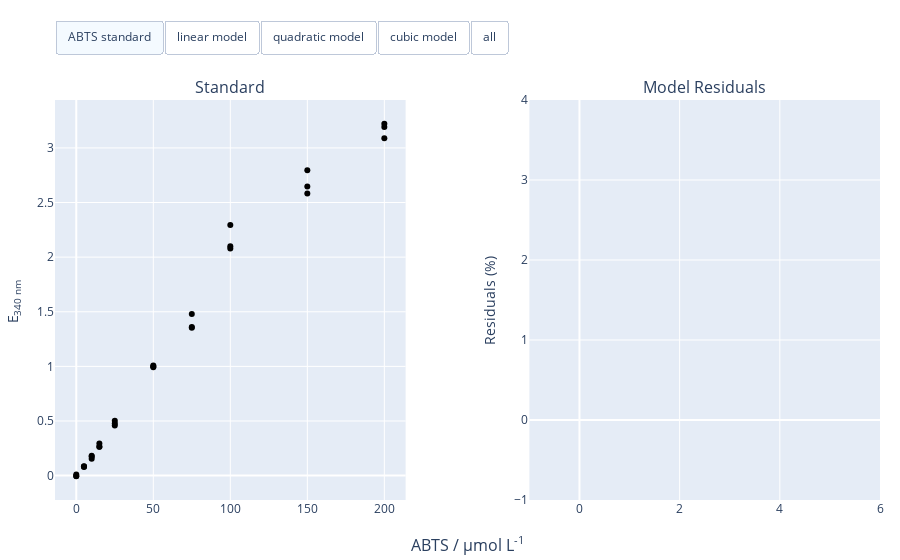

The notebook cell this image was saved under:
### Code cell
# Visualize fitted calibration models
abts_calibration.visualize()

### Figure 1 — Plotly figure (JSON) as saved in the notebook; plotly's stock layout.template omitted (floating-point values rounded to 4 significant figures; data arrays with more than 128 entries replaced by an {"elided": "..."} marker saying what was removed)
{"data": [{"customdata": ["ABTS standard"], "hovertemplate": "Signal: %{y:.2f}", "marker": {"color": "#000000"}, "mode": "markers", "name": "D1", "showlegend": false, "type": "scatter", "visible": true, "x": [0], "xaxis": "x", "y": [-0.00458], "yaxis": "y"}, {"customdata": ["ABTS standard"], "hovertemplate": "Signal: %{y:.2f}", "marker": {"color": "#000000"}, "mode": "markers", "name": "D2", "showlegend": false, "type": "scatter", "visible": true, "x": [5], "xaxis": "x", "y": [0.08642], "yaxis": "y"}, {"customdata": ["ABTS standard"], "hovertemplate": "Signal: %{y:.2f}", "marker": {"color": "#000000"}, "mode": "markers", "name": "D3", "showlegend": false, "type": "scatter", "visible": true, "x": [10], "xaxis": "x", "y": [0.1811], "yaxis": "y"}, {"customdata": ["ABTS standard"], "hovertemplate": "Signal: %{y:.2f}", "marker": {"color": "#000000"}, "mode": "markers", "name": "D4", "showlegend": false, "type": "scatter", "visible": true, "x": [15], "xaxis": "x", "y": [0.2944], "yaxis": "y"}, {"customdata": ["ABTS standard"], "hovertemplate": "Signal: %{y:.2f}", "marker": {"color": "#000000"}, "mode": "markers", "name": "D5", "showlegend": false, "type": "scatter", "visible": true, "x": [25], "xaxis": "x", "y": [0.5019], "yaxis": "y"}, {"customdata": ["ABTS standard"], "hovertemplate": "Signal: %{y:.2f}", "marker": {"color": "#000000"}, "mode": "markers", "name": "D6", "showlegend": false, "type": "scatter", "visible": true, "x": [50], "xaxis": "x", "y": [0.993], "yaxis": "y"}, {"customdata": ["ABTS standard"], "hovertemplate": "Signal: %{y:.2f}", "marker": {"color": "#000000"}, "mode": "markers", "name": "D7", "showlegend": false, "type": "scatter", "visible": true, "x": [75], "xaxis": "x", "y": [1.479], "yaxis": "y"}, {"customdata": ["ABTS standard"], "hovertemplate": "Signal: %{y:.2f}", "marker": {"color": "#000000"}, "mode": "markers", "name": "D8", "showlegend": false, "type": "scatter", "visible": true, "x": [100], "xaxis": "x", "y": [2.295], "yaxis": "y"}, {"customdata": ["ABTS standard"], "hovertemplate": "Signal: %{y:.2f}", "marker": {"color": "#000000"}, "mode": "markers", "name": "D9", "showlegend": false, "type": "scatter", "visible": true, "x": [150], "xaxis": "x", "y": [2.794], "yaxis": "y"}, {"customdata": ["ABTS standard"], "hovertemplate": "Signal: %{y:.2f}", "marker": {"color": "#000000"}, "mode": "markers", "name": "D10", "showlegend": false, "type": "scatter", "visible": true, "x": [200], "xaxis": "x", "y": [3.191], "yaxis": "y"}, {"customdata": ["ABTS standard"], "hovertemplate": "Signal: %{y:.2f}", "marker": {"color": "#000000"}, "mode": "markers", "name": "E1", "showlegend": false, "type": "scatter", "visible": true, "x": [0], "xaxis": "x", "y": [-0.005794], "yaxis": "y"}, {"customdata": ["ABTS standard"], "hovertemplate": "Signal: %{y:.2f}", "marker": {"color": "#000000"}, "mode": "markers", "name": "E2", "showlegend": false, "type": "scatter", "visible": true, "x": [5], "xaxis": "x", "y": [0.08417], "yaxis": "y"}, {"customdata": ["ABTS standard"], "hovertemplate": "Signal: %{y:.2f}", "marker": {"color": "#000000"}, "mode": "markers", "name": "E3", "showlegend": false, "type": "scatter", "visible": true, "x": [10], "xaxis": "x", "y": [0.1552], "yaxis": "y"}, {"customdata": ["ABTS standard"], "hovertemplate": "Signal: %{y:.2f}", "marker": {"color": "#000000"}, "mode": "markers", "name": "E4", "showlegend": false, "type": "scatter", "visible": true, "x": [15], "xaxis": "x", "y": [0.2632], "yaxis": "y"}, {"customdata": ["ABTS standard"], "hovertemplate": "Signal: %{y:.2f}", "marker": {"color": "#000000"}, "mode": "markers", "name": "E5", "showlegend": false, "type": "scatter", "visible": true, "x": [25], "xaxis": "x", "y": [0.4597], "yaxis": "y"}, {"customdata": ["ABTS standard"], "hovertemplate": "Signal: %{y:.2f}", "marker": {"color": "#000000"}, "mode": "markers", "name": "E6", "showlegend": false, "type": "scatter", "visible": true, "x": [50], "xaxis": "x", "y": [1.009], "yaxis": "y"}, {"customdata": ["ABTS standard"], "hovertemplate": "Signal: %{y:.2f}", "marker": {"color": "#000000"}, "mode": "markers", "name": "E7", "showlegend": false, "type": "scatter", "visible": true, "x": [75], "xaxis": "x", "y": [1.361], "yaxis": "y"}, {"customdata": ["ABTS standard"], "hovertemplate": "Signal: %{y:.2f}", "marker": {"color": "#000000"}, "mode": "markers", "name": "E8", "showlegend": false, "type": "scatter", "visible": true, "x": [100], "xaxis": "x", "y": [2.099], "yaxis": "y"}, {"customdata": ["ABTS standard"], "hovertemplate": "Signal: %{y:.2f}", "marker": {"color": "#000000"}, "mode": "markers", "name": "E9", "showlegend": false, "type": "scatter", "visible": true, "x": [150], "xaxis": "x", "y": [2.646], "yaxis": "y"}, {"customdata": ["ABTS standard"], "hovertemplate": "Signal: %{y:.2f}", "marker": {"color": "#000000"}, "mode": "markers", "name": "E10", "showlegend": false, "type": "scatter", "visible": true, "x": [200], "xaxis": "x", "y": [3.221], "yaxis": "y"}, {"customdata": ["ABTS standard"], "hovertemplate": "Signal: %{y:.2f}", "marker": {"color": "#000000"}, "mode": "markers", "name": "F1", "showlegend": false, "type": "scatter", "visible": true, "x": [0], "xaxis": "x", "y": [0.01037], "yaxis": "y"}, {"customdata": ["ABTS standard"], "hovertemplate": "Signal: %{y:.2f}", "marker": {"color": "#000000"}, "mode": "markers", "name": "F2", "showlegend": false, "type": "scatter", "visible": true, "x": [5], "xaxis": "x", "y": [0.07969], "yaxis": "y"}, {"customdata": ["ABTS standard"], "hovertemplate": "Signal: %{y:.2f}", "marker": {"color": "#000000"}, "mode": "markers", "name": "F3", "showlegend": false, "type": "scatter", "visible": true, "x": [10], "xaxis": "x", "y": [0.1742], "yaxis": "y"}, {"customdata": ["ABTS standard"], "hovertemplate": "Signal: %{y:.2f}", "marker": {"color": "#000000"}, "mode": "markers", "name": "F4", "showlegend": false, "type": "scatter", "visible": true, "x": [15], "xaxis": "x", "y": [0.2651], "yaxis": "y"}, {"customdata": ["ABTS standard"], "hovertemplate": "Signal: %{y:.2f}", "marker": {"color": "#000000"}, "mode": "markers", "name": "F5", "showlegend": false, "type": "scatter", "visible": true, "x": [25], "xaxis": "x", "y": [0.4769], "yaxis": "y"}, {"customdata": ["ABTS standard"], "hovertemplate": "Signal: %{y:.2f}", "marker": {"color": "#000000"}, "mode": "markers", "name": "F6", "showlegend": false, "type": "scatter", "visible": true, "x": [50], "xaxis": "x", "y": [1.0], "yaxis": "y"}, {"customdata": ["ABTS standard"], "hovertemplate": "Signal: %{y:.2f}", "marker": {"color": "#000000"}, "mode": "markers", "name": "F7", "showlegend": false, "type": "scatter", "visible": true, "x": [75], "xaxis": "x", "y": [1.354], "yaxis": "y"}, {"customdata": ["ABTS standard"], "hovertemplate": "Signal: %{y:.2f}", "marker": {"color": "#000000"}, "mode": "markers", "name": "F8", "showlegend": false, "type": "scatter", "visible": true, "x": [100], "xaxis": "x", "y": [2.08], "yaxis": "y"}, {"customdata": ["ABTS standard"], "hovertemplate": "Signal: %{y:.2f}", "marker": {"color": "#000000"}, "mode": "markers", "name": "F9", "showlegend": false, "type": "scatter", "visible": true, "x": [150], "xaxis": "x", "y": [2.583], "yaxis": "y"}, {"customdata": ["ABTS standard"], "hovertemplate": "Signal: %{y:.2f}", "marker": {"color": "#000000"}, "mode": "markers", "name": "F10", "showlegend": false, "type": "scatter", "visible": true, "x": [200], "xaxis": "x", "y": [3.088], "yaxis": "y"}, {"customdata": ["linear model"], "hovertemplate": "Signal: %{y:.2f}", "marker": {"color": "#636EFA"}, "mode": "lines", "name": "linear model", "type": "scatter", "visible": false, "x": {"elided": "135 float values"}, "xaxis": "x", "y": {"elided": "135 float values"}, "yaxis": "y"}, {"customdata": ["linear model"], "hoverinfo": "skip", "hovertemplate": "Signal: %{y:.2f}", "marker": {"color": "#636EFA"}, "mode": "markers", "name": "Residuals", "type": "scatter", "visible": false, "x": [0, 5, 10, 15, 25, 50, 75, 100, 150, 0, 5, 10, 15, 25, 50, 75, 100, 150, 0, 5, 10, 15, 25, 50, 75, 100, 150], "xaxis": "x2", "y": [0, -8.996, -4.635, 3.355, 5.704, 4.57, 3.827, 20.83, -1.906, 0, -11.37, -18.31, -7.608, -3.179, 6.233, -4.444, 10.51, -7.12, 0, -16.08, -8.301, -6.954, 0.4423, 5.315, -4.957, 9.5, -9.313], "yaxis": "y2"}, {"customdata": ["quadratic model"], "hovertemplate": "Signal: %{y:.2f}", "marker": {"color": "#EF553B"}, "mode": "lines", "name": "quadratic model", "type": "scatter", "visible": false, "x": {"elided": "135 float values"}, "xaxis": "x", "y": {"elided": "135 float values"}, "yaxis": "y"}, {"customdata": ["quadratic model"], "hoverinfo": "skip", "hovertemplate": "Signal: %{y:.2f}", "marker": {"color": "#EF553B"}, "mode": "markers", "name": "Residuals", "type": "scatter", "visible": false, "x": [0, 5, 10, 15, 25, 50, 75, 100, 150, 0, 5, 10, 15, 25, 50, 75, 100, 150, 0, 5, 10, 15, 25, 50, 75, 100, 150], "xaxis": "x2", "y": [0, -20.26, -15.99, -8.447, -5.324, -3.661, -1.529, 18.07, 2.048, 0, -22.34, -28.03, -18.16, -13.28, -2.129, -9.373, 7.99, -3.376, 0, -26.47, -19.22, -17.58, -10.04, -2.974, -9.86, 7.002, -5.657], "yaxis": "y2"}, {"customdata": ["cubic model"], "hovertemplate": "Signal: %{y:.2f}", "marker": {"color": "#00CC96"}, "mode": "lines", "name": "cubic model", "type": "scatter", "visible": false, "x": {"elided": "135 float values"}, "xaxis": "x", "y": {"elided": "135 float values"}, "yaxis": "y"}, {"customdata": ["cubic model"], "hoverinfo": "skip", "hovertemplate": "Signal: %{y:.2f}", "marker": {"color": "#00CC96"}, "mode": "markers", "name": "Residuals", "type": "scatter", "visible": false, "x": [0, 5, 10, 15, 25, 50, 75, 100, 150, 0, 5, 10, 15, 25, 50, 75, 100, 150, 0, 5, 10, 15, 25, 50, 75, 100, 150], "xaxis": "x2", "y": [0, 11.23, 12.27, 17.62, 13.46, 1.498, -3.93, 11.55, 3.968, 0, 8.335, -3.823, 5.14, 3.922, 3.113, -11.58, 2.031, -1.557, 0, 2.576, 7.955, 5.884, 7.809, 2.222, -12.06, 1.098, -3.881], "yaxis": "y2"}], "layout": {"annotations": [{"font": {"size": 16}, "showarrow": false, "text": "Standard", "x": 0.2125, "xanchor": "center", "xref": "paper", "y": 1, "yanchor": "bottom", "yref": "paper"}, {"font": {"size": 16}, "showarrow": false, "text": "Model Residuals", "x": 0.7875, "xanchor": "center", "xref": "paper", "y": 1, "yanchor": "bottom", "yref": "paper"}, {"font": {"size": 16}, "showarrow": false, "text": "ABTS / µmol L<sup>-1</sup>", "x": 0.5, "xanchor": "center", "xref": "paper", "y": 0, "yanchor": "top", "yref": "paper", "yshift": -30}], "margin": {"b": 60, "l": 20, "r": 20, "t": 100}, "updatemenus": [{"active": 0, "buttons": [{"args": [{"visible": [true, true, true, true, true, true, true, true, true, true, true, true, true, true, true, true, true, true, true, true, true, true, true, true, true, true, true, true, true, true, false, false, false, false, false, false]}], "label": "ABTS standard", "method": "update"}, {"args": [{"title": "linear model", "visible": [true, true, true, true, true, true, true, true, true, true, true, true, true, true, true, true, true, true, true, true, true, true, true, true, true, true, true, true, true, true, true, true, false, false, false, false]}], "label": "linear model", "method": "update"}, {"args": [{"title": "quadratic model", "visible": [true, true, true, true, true, true, true, true, true, true, true, true, true, true, true, true, true, true, true, true, true, true, true, true, true, true, true, true, true, true, false, false, true, true, false, false]}], "label": "quadratic model", "method": "update"}, {"args": [{"title": "cubic model", "visible": [true, true, true, true, true, true, true, true, true, true, true, true, true, true, true, true, true, true, true, true, true, true, true, true, true, true, true, true, true, true, false, false, false, false, true, true]}], "label": "cubic model", "method": "update"}, {"args": [{"visible": [true, true, true, true, true, true, true, true, true, true, true, true, true, true, true, true, true, true, true, true, true, true, true, true, true, true, true, true, true, true, true, true, true, true, true, true]}], "label": "all", "method": "update"}], "direction": "right", "type": "buttons", "x": 0, "xanchor": "left", "y": 1.2, "yanchor": "top"}], "xaxis": {"anchor": "y", "domain": [0, 0.425]}, "xaxis2": {"anchor": "y2", "domain": [0.575, 1]}, "yaxis": {"anchor": "x", "domain": [0, 1], "title": {"text": "E<sub>340 nm <sub>"}}, "yaxis2": {"anchor": "x2", "domain": [0, 1], "title": {"text": "Residuals (%)"}}}}
